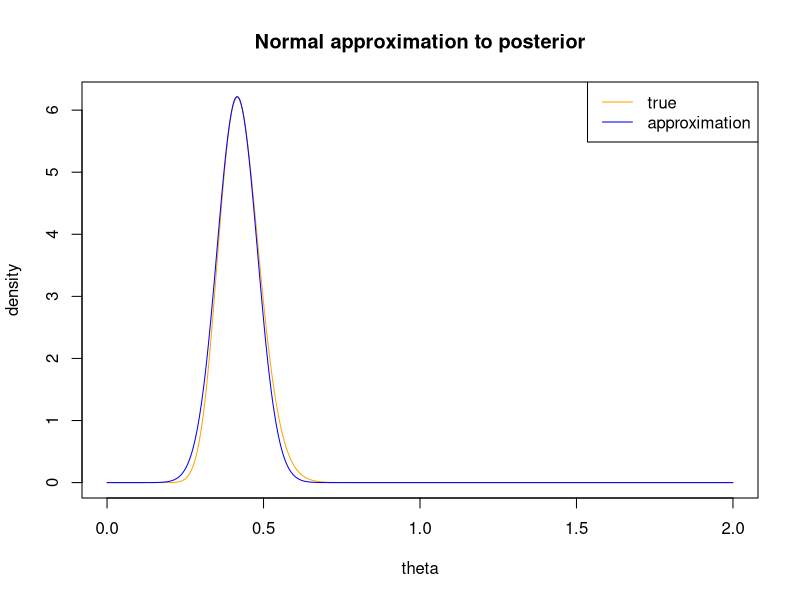

Write the R code that produced this figure.
# An approximating the posterior with a normal
# From an unnormalized density

# Data distribution: y_1, ..., y_n | \theta ~ i.i.d Poisson(theta)
# Prior distribution: theta ~ Exp(1)

# Generate some synthetic data
# poisson with mean of 0.5
set.seed(3) # for reproducibility
y = rpois(100, lambda = 0.5)

# unnormalized posterior
qtheta = function(theta, y) {
  log_pdata = sum(dpois(y, lambda = theta, log = TRUE))
  log_pprior = dexp(theta, rate = 1, log = TRUE)
  exp(log_pdata + log_pprior)
}

# vectorize qtheta
vqtheta = Vectorize(qtheta, vectorize.args = "theta")

# determine normalizing constant
(nconst = integrate(f = vqtheta, lower = 0, upper = 10, y = y))

# there is an issue numerically
# the log_pdata is too small (exp(log_pdata) approx 0)
# we'll add a constant to deal with this
# how to choose?
# trial and error
# too big and everything blows up
# too small and numerical underflow remains
# integrate the "robust" qtheta until the integral seems stable

# unnormalized posterior
# add constant to deal with numerical underflow
qtheta_robust = function(theta, y) {
  log_pdata = sum(dpois(y, lambda = theta, log = TRUE))
  log_pprior = dexp(theta, rate = 1, log = TRUE)
  exp(log_pdata + log_pprior + 80)
}

# vectorize qtheta
vqtheta_robust = Vectorize(qtheta_robust, vectorize.args = "theta")

# determine normalizing constant
(nconst = integrate(f = vqtheta_robust, lower = 0, upper = 10, y = y))

# posterior density function
dpost = function(theta, y) {
  qtheta_robust(theta, y)/nconst$value
}

# vectorized version of dpost for integrate function
vdpost = Vectorize(dpost, vectorize.args = "theta")

# double-check that posterior is proper!
integrate(vdpost, lower = 0, upper = 10, y = y)

# determine map
(map = optimize(qtheta_robust, interval = c(0, 10), y = y, maximum = TRUE))
map$maximum

# normal approximation posterior
dpapprox = function(theta, y, thetahat) {
  dnorm(theta, mean = thetahat, sd = sqrt(thetahat^2/sum(y)))
}

# vectorize over theta
vdapprox = Vectorize(dpapprox, vectorize.args = "theta")

# range of theta values
theta = seq(0, 2, length = 1000)
# plot true density
plot(theta, vdpost(theta, y), ylab = "density", type = "l", col = "orange")
# plot normal approximation
lines(theta, vdapprox(theta, y, thetahat = map$maximum), col = "blue")
legend("topright", legend = c("true", "approximation"),
       col = c("orange", "blue"), lty = 1)
title("Normal approximation to posterior")

